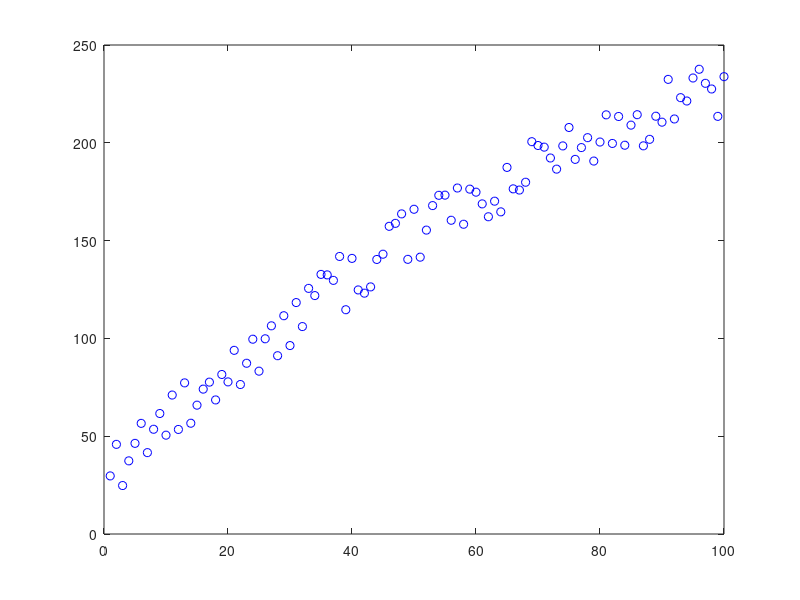

Source code (MATLAB): (Note: this script raises an error after producing the figure.)
%% |polyplot| documentation 
% This function plots a polynomial fit to scattered _x,y_ data. This function
% can be used to easily add a linear trend line or other polynomial fit
% to a data plot. 
% 
% <CDT_Contents.html Back to Climate Data Tools Contents>.
%% Syntax
%
%  polyplot(x,y)
%  polyplot(x,y,n)
%  polyplot(...,'Name',Value,...)
%  polyplot(...,'error')
%  [h,p,delta] = polyplot(...)
% 
%% Description 
% 
% |polyplot(x,y)| places a least-squares linear trend line through 
% scattered _x,y_ data. 
%
% |polyplot(x,y,n)| specifies the degree |n| of the polynomial fit to 
% the _x,y_ data. Default |n| is |1|. 
%
% |polyplot(...,'Name',Value,...)| formats linestyle using |LineSpec|
% property name-value pairs (e.g., |'linewidth',3|). If 'error' bounds are 
% plotted, only <boundedline_documentation.html |boundedline|> properties are accepted. 
% 
% |polyplot(...,'error')| includes lines corresponding to approximately
% +/- 1 standard deviation of errors |delta|. At least 50% of data should 
% lie within the bounds of error lines. Error bounds are plotted with 
% <boundedline_documentation.html |boundedline|>. 
%
% |h = polyplot(...)| returns handle(s) |h| of plotted objects.

%% Examples 
% Given some data: 

x = 1:100; 
y = 12 - 0.01*x.^2 + 3*x + sind(x) + 30*rand(size(x)); 

%% 
% Plot the data and add a simple linear trend line: 

plot(x,y,'bo')
hold on
polyplot(x,y); 

legend('data','linear fit','location','southeast')
%% 
% Instead of a linear trend, make it a cubic fit:

polyplot(x,y,3,'r');
legend('data','linear fit','cubic fit','location','southeast')

%% 
% Add a fat, black 7th-order polynomial fit: 

polyplot(x,y,7,'k','linewidth',4);
legend('data','linear fit','cubic fit',...
   '7^{th} order fit','location','southeast')

%% 
% Same as above, but with +/- 1 standard deviation of error lines: 

figure
h(1) = plot(x,y,'bo');
hold on
h(2:3) = polyplot(x,y,7,'r','error','alpha');
legend(h,'data','7^{th} order fit','\pm1\sigma','location','southeast')

%% Author Info
% The |polyplot| function and supporting documentation were created by
% <http://www.chadagreene.com Chad A. Greene> of the University of Texas 
% at Austin's <http://www.ig.utexas.edu/research/cryosphere/ Institute for
% Geophysics (UTIG)>. January 2015. Adapted for CDT in 2019.